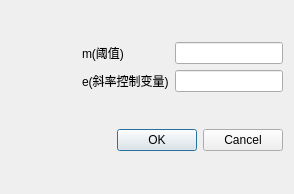
<?xml version="1.0" encoding="UTF-8"?>
<ui version="4.0">
 <class>stretchDialog</class>
 <widget class="QDialog" name="stretchDialog">
  <property name="geometry">
   <rect>
    <x>0</x>
    <y>0</y>
    <width>294</width>
    <height>194</height>
   </rect>
  </property>
  <property name="windowTitle">
   <string>对比度拉伸</string>
  </property>
  <layout class="QVBoxLayout" name="verticalLayout">
   <item>
    <layout class="QGridLayout" name="gridLayout">
     <item row="0" column="2">
      <widget class="QLineEdit" name="lineEdit"/>
     </item>
     <item row="0" column="1">
      <widget class="QLabel" name="label">
       <property name="text">
        <string>m(阈值)</string>
       </property>
      </widget>
     </item>
     <item row="1" column="2">
      <widget class="QLineEdit" name="lineEdit_2"/>
     </item>
     <item row="1" column="1">
      <widget class="QLabel" name="label_2">
       <property name="text">
        <string>e(斜率控制变量)</string>
       </property>
      </widget>
     </item>
     <item row="0" column="0">
      <spacer name="horizontalSpacer">
       <property name="orientation">
        <enum>Qt::Horizontal</enum>
       </property>
       <property name="sizeHint" stdset="0">
        <size>
         <width>40</width>
         <height>20</height>
        </size>
       </property>
      </spacer>
     </item>
     <item row="1" column="0">
      <spacer name="horizontalSpacer_2">
       <property name="orientation">
        <enum>Qt::Horizontal</enum>
       </property>
       <property name="sizeHint" stdset="0">
        <size>
         <width>40</width>
         <height>20</height>
        </size>
       </property>
      </spacer>
     </item>
    </layout>
   </item>
   <item>
    <widget class="QDialogButtonBox" name="buttonBox">
     <property name="orientation">
      <enum>Qt::Horizontal</enum>
     </property>
     <property name="standardButtons">
      <set>QDialogButtonBox::Cancel|QDialogButtonBox::Ok</set>
     </property>
    </widget>
   </item>
  </layout>
 </widget>
 <resources/>
 <connections>
  <connection>
   <sender>buttonBox</sender>
   <signal>accepted()</signal>
   <receiver>stretchDialog</receiver>
   <slot>accept()</slot>
   <hints>
    <hint type="sourcelabel">
     <x>248</x>
     <y>254</y>
    </hint>
    <hint type="destinationlabel">
     <x>157</x>
     <y>274</y>
    </hint>
   </hints>
  </connection>
  <connection>
   <sender>buttonBox</sender>
   <signal>rejected()</signal>
   <receiver>stretchDialog</receiver>
   <slot>reject()</slot>
   <hints>
    <hint type="sourcelabel">
     <x>316</x>
     <y>260</y>
    </hint>
    <hint type="destinationlabel">
     <x>286</x>
     <y>274</y>
    </hint>
   </hints>
  </connection>
 </connections>
</ui>
